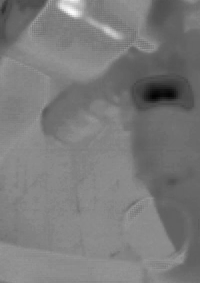
#> input picture wyciek.png, 200 x 283 px
$ jupyter execute --allow-errors diagram.ipynb
#> lines starting #> are read from the running program, lines starting #| are printed output that depends on the picture
[cell 1]
import numpy as np
from ripser import ripser
from persim import plot_diagrams
import matplotlib.pyplot as plt
from persim import plot_diagrams
from ripser import ripser, lower_star_img
from skimage import io
from skimage import feature

[cell 2]
image1 = io.imread("wyciek.png")
#> image1 is the input picture: shape (283, 200, 4); mean R, G, B, A 122.7, 122.7, 122.7, 255
image2 = io.imread("bezwycieku.png")
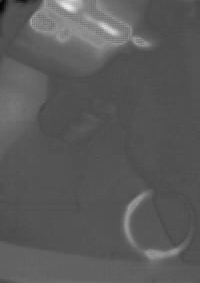
#> input picture bezwycieku.png, 200 x 283 px
#> image2 is the input picture: shape (283, 200, 4); mean R, G, B, A 90, 90, 90, 255

print(image1.shape)
#| (283, 200, 4)

image1 = image1[:,:,0]
#> image1: shape (283, 200)
image2 = image2[:,:,0]
#> image2: shape (283, 200)

obrazy = [image1,image2]

plt.imshow(image2)

[cell 3]
edges = []
sigma = [0, 0.2]
for img in obrazy:
    for s in sigma:
        edges.append(feature.canny(img, sigma = s))
#> this loop made 2 passes
#> after the loop, edges = 4 items

[cell 4]
for i in range(4):
    ax = plt.subplot(2, 2, i+1)
    print(edges[i].shape)
    ax.imshow(edges[i])
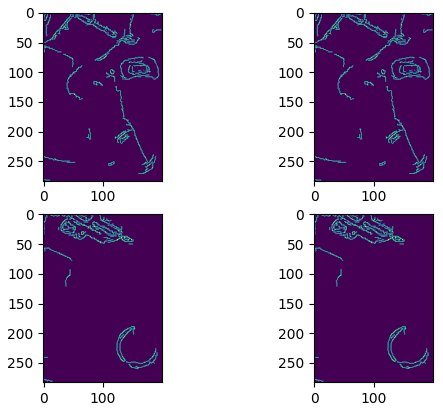
#> figure drawn by matplotlib, 4 panels

[cell 5]
def make_diagram(img):
    coords = np.nonzero(img)
#> coords = 2048 positions, rows 1 to 281, columns 1 to 198
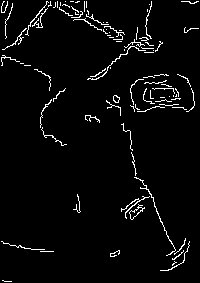
#> img: shape (283, 200) bool; 3.6% white in thin lines or dots
    coords = [(y,x) for y,x in zip(coords[0], coords[1]) ]
#> coords = 2048 pairs, first value 1 to 281, second value 1 to 198
    coords = np.array(coords)

    num = min(1000, coords.shape[0])
#> num = 1000
    print(num)
#| 1000
    if num != 0:
        res = ripser(coords, n_perm=num, thresh=400.0)
        dgms_sub = res['dgms']
    else:
        dgms_sub = False
    return dgms_sub

#> (the rest of this cell did not finish here and is left out)
